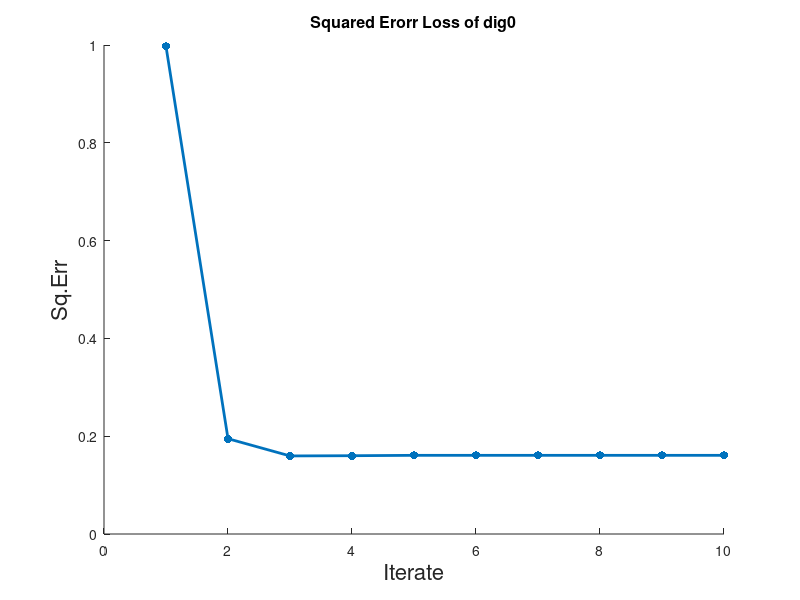
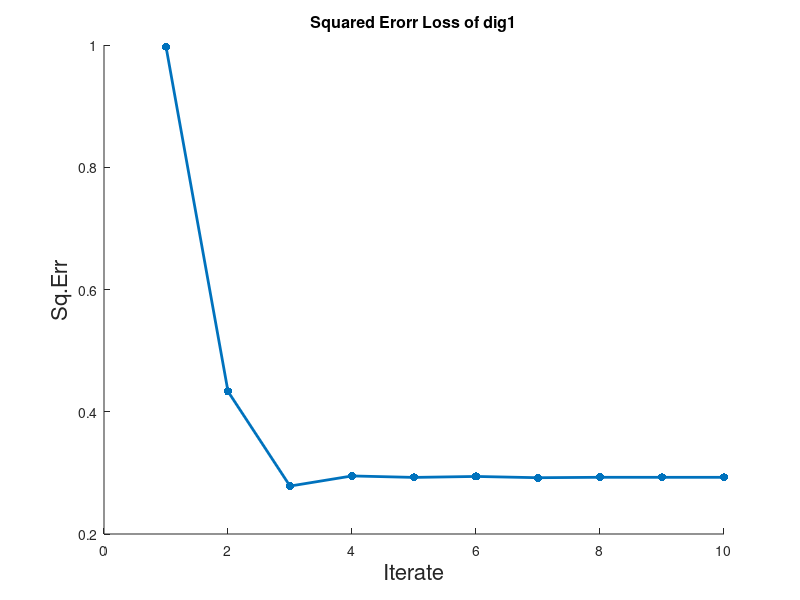
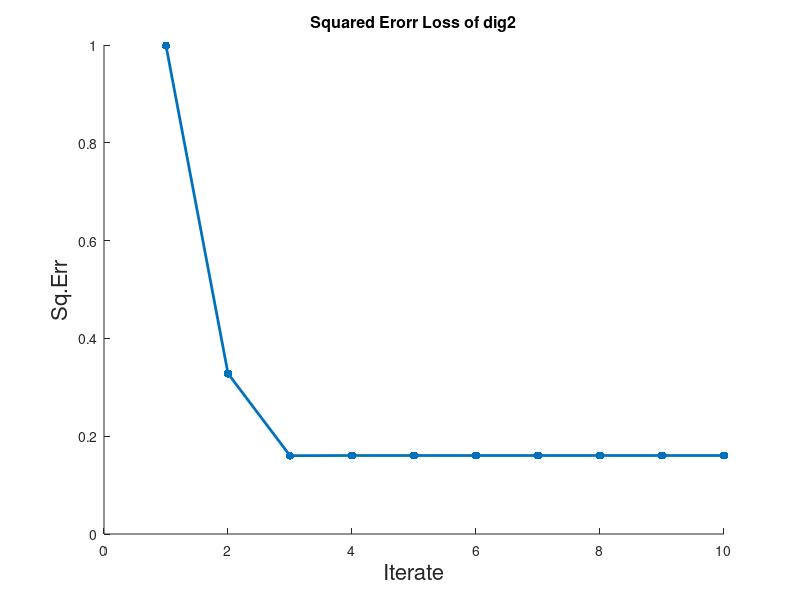
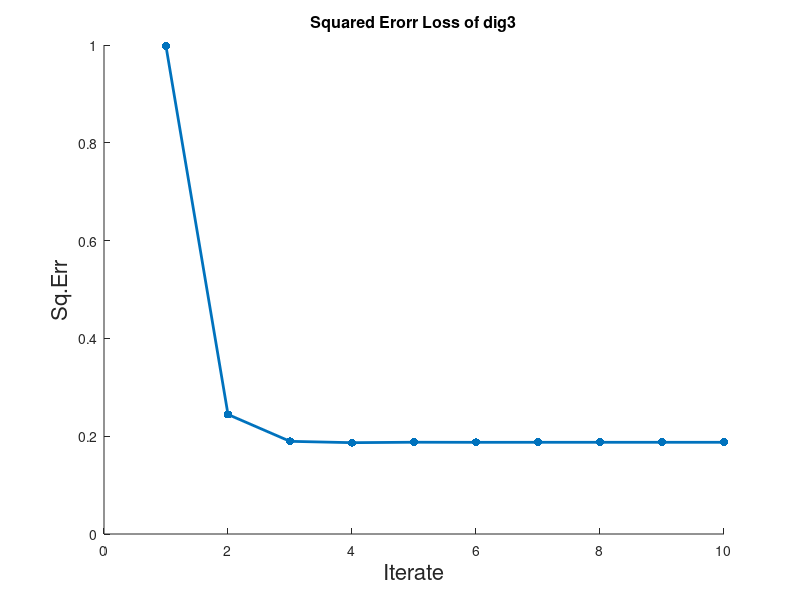

MATLAB code for these plots, in order:
clear;clc;
n_Iterates = 10;
Sq_Err = zeros(10, n_Iterates);  % from dig0 to dig9
Sq_Err(1,:) = [0.9971,0.1949,0.15966,0.1601,0.16088,0.16088,0.16088,0.16088,0.16088,0.16088];
Sq_Err(2,:) = [0.99733,0.43323,0.27843,0.29498,0.29259,0.29415,0.29209,0.29278,0.29274,0.29274];
Sq_Err(3,:) = [0.99882,0.32814,0.16018,0.16051,0.16051,0.16051,0.16051,0.16051,0.16051,0.16051];
Sq_Err(4,:) = [0.99735,0.24442,0.18951,0.18677,0.18767,0.18749,0.18755,0.18755,0.18755,0.18755];
Sq_Err(5,:) = [0.99682,0.11824,0.1095,0.10934,0.10934,0.10934,0.10934,0.10934,0.10934,0.10934];
Sq_Err(6,:) = [0.99708,0.20488,0.15327,0.1533,0.15331,0.15331,0.15331,0.15331,0.15331,0.15331];
Sq_Err(7,:) = [0.99853,0.62833,0.096441,0.095958,0.095959,0.095959,0.095959,0.095959,0.095959,0.095959];
Sq_Err(8,:) = [0.99702,0.31973,0.1923,0.19268,0.19269,0.19269,0.19269,0.19269,0.19269,0.19269];
Sq_Err(9,:) = [0.99709,0.17863,0.13424,0.1346,0.13459,0.13459,0.13459,0.13459,0.13459,0.13459];
Sq_Err(10,:) = [0.99705,0.2149,0.10526,0.10445,0.10429,0.10429,0.10429,0.10429,0.10429,0.10429];

x = 1:1:10;
for i = 1:1:10
    figure(i)
    scatter(x, Sq_Err(i,:),'filled')
    hold on
    plot(x, Sq_Err(i,:),'linewidth',2)
    xlabel('Iterate','FontSize', 16);
    ylabel('Sq.Err','FontSize', 16);
    title(['\fontsize{16}Squared Erorr Loss of dig', num2str(i-1)]);
end